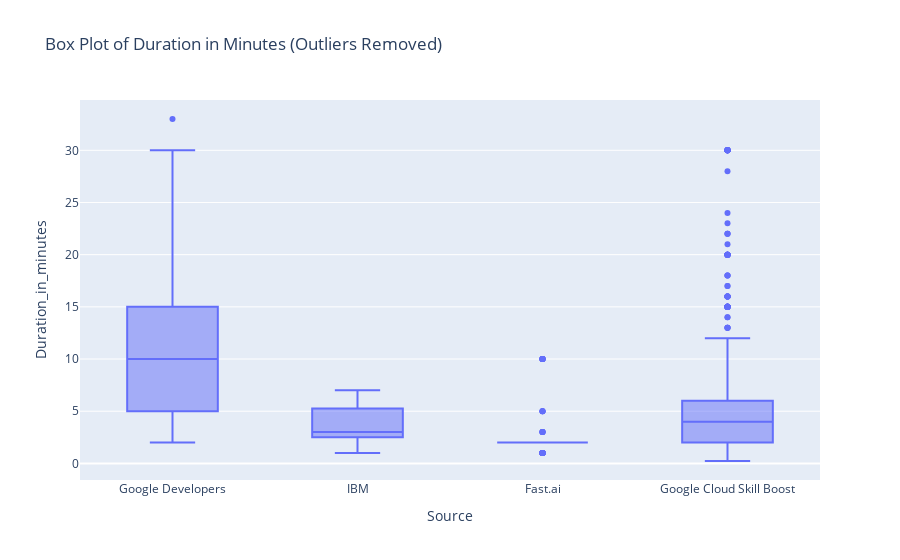

Here is the notebook cell this chart was saved with:
### Markdown cell above
# By Course providers

### Code cell
# Create the box plot
fig = px.box(filtered_df, x="Source", y="Duration_in_minutes", title="Box Plot of Duration in Minutes (Outliers Removed)")
fig.show()

### Figure 1 — Plotly figure (JSON) as saved in the notebook; plotly's stock layout.template omitted (floating-point values rounded to 4 significant figures; data arrays with more than 128 entries replaced by an {"elided": "..."} marker saying what was removed)
{"data": [{"alignmentgroup": "True", "hovertemplate": "Source=%{x}<br>Duration_in_minutes=%{y}<extra></extra>", "legendgroup": "", "marker": {"color": "#636efa"}, "name": "", "notched": false, "offsetgroup": "", "orientation": "v", "showlegend": false, "type": "box", "x": {"elided": "1076 str values"}, "x0": " ", "xaxis": "x", "y": {"elided": "1076 float values"}, "y0": " ", "yaxis": "y"}], "layout": {"boxmode": "group", "legend": {"tracegroupgap": 0}, "title": {"text": "Box Plot of Duration in Minutes (Outliers Removed)"}, "xaxis": {"anchor": "y", "domain": [0, 1], "title": {"text": "Source"}}, "yaxis": {"anchor": "x", "domain": [0, 1], "title": {"text": "Duration_in_minutes"}}}}
